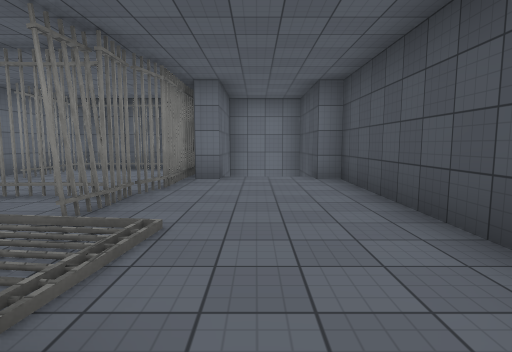
[1] (above)

12 first-person views from a walk through a Unity game level. The camera is 1.5 m above the floor, tilts 6° down and sees 80° across. Doors are open. The floor is counted in squares, 2 m on a side. Each view is taken from the middle of a square. On the plan, view 1 faces up. The plan holds only what a view shows up to about 10 squares ahead; the rest is blank. The place goes on beyond the plan. Some animated figures are not drawn. Surface patterns are stand-ins for the level's own textures.

[2]
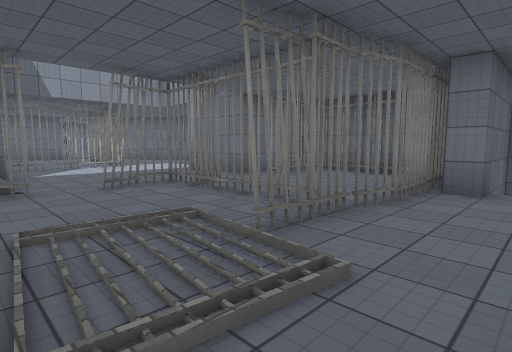

[3]
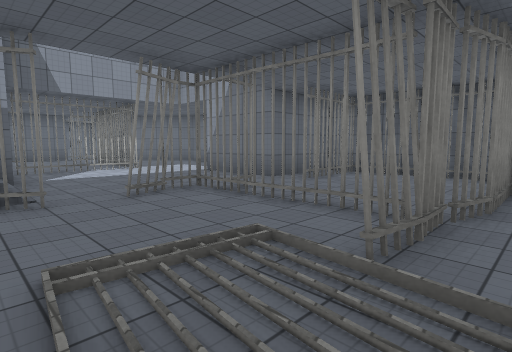

[4]
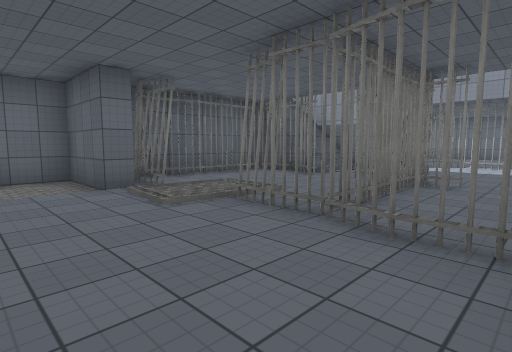

[5]
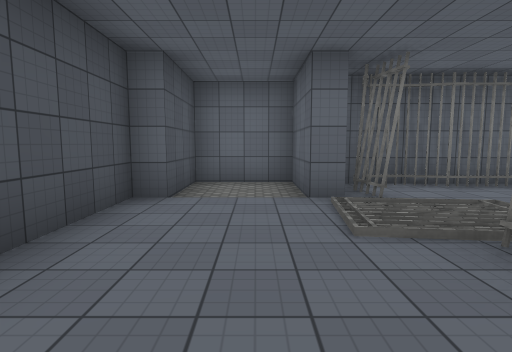

[6]
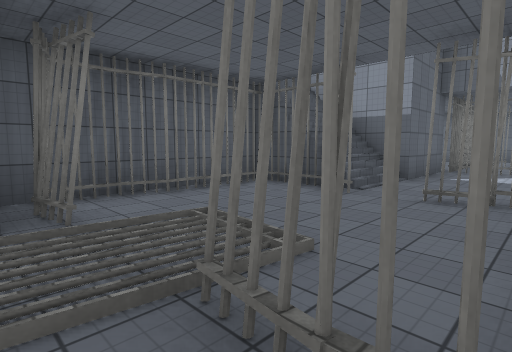

[7]
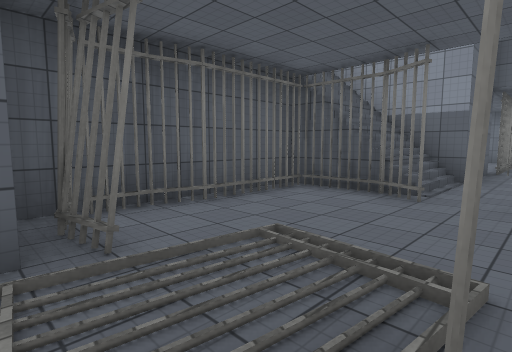

[8]
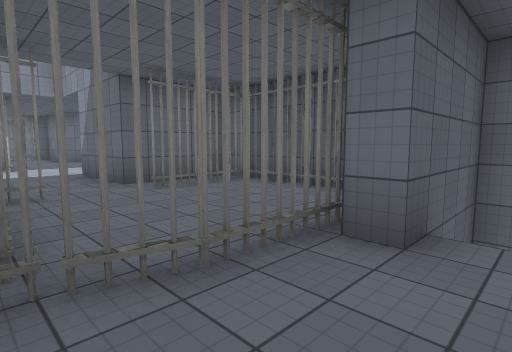

[9]
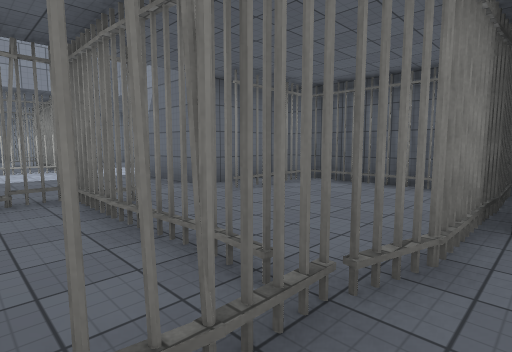

[10]
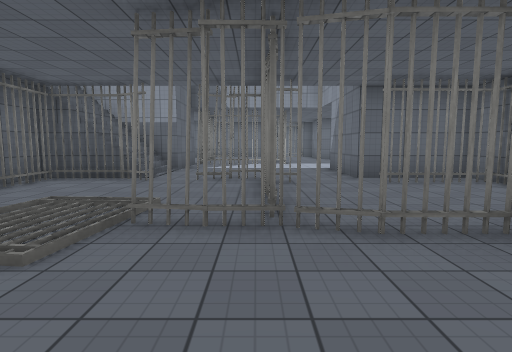

[11]
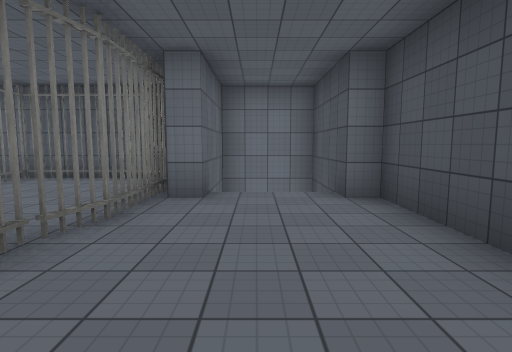

[12]
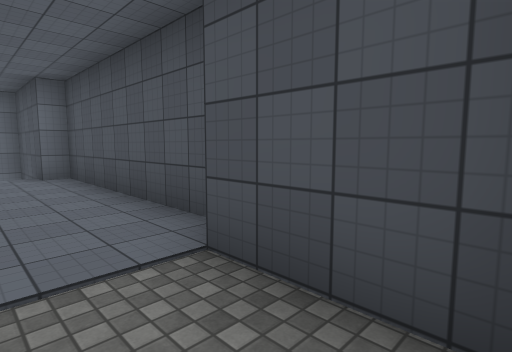

### Floor plan
Key: @ floor where view 1 was taken; # wall or solid block; x gap in a wall; . floor; / step, stairs or slope; D open door; T thing the floor can be seen under or through.
Columns run from 13 left of view 1 to 2 right of it. Each row starts with its distance up from view 1.
  9        ######
  8        ##...#
  7   .. ####...# ##
  6  D......D...#..#
  5 #.##....D..T...#
  4  ..#....TTTT...#
  3  ..#....x.//...#
  2 x###....x.///..#
  1    ###//#..//..#
  0      #//.####@.#
 -1      #/ #####..#
 -2             ####

Positions as (right, up) in squares from view 1, and headings:
1: (0, 0), facing up
2: (0, 1), facing up-left
3: (-1, 1), facing up-left
4: (1, 6), facing down-left
5: (0, 5), facing down
6: (-1, 4), facing down-left
7: (-1, 3), facing down-left
8: (0, 4), facing up-left
9: (-1, 3), facing up-left
10: (1, 4), facing left
11: (0, 2), facing up
12: (0, -1), facing up-right
